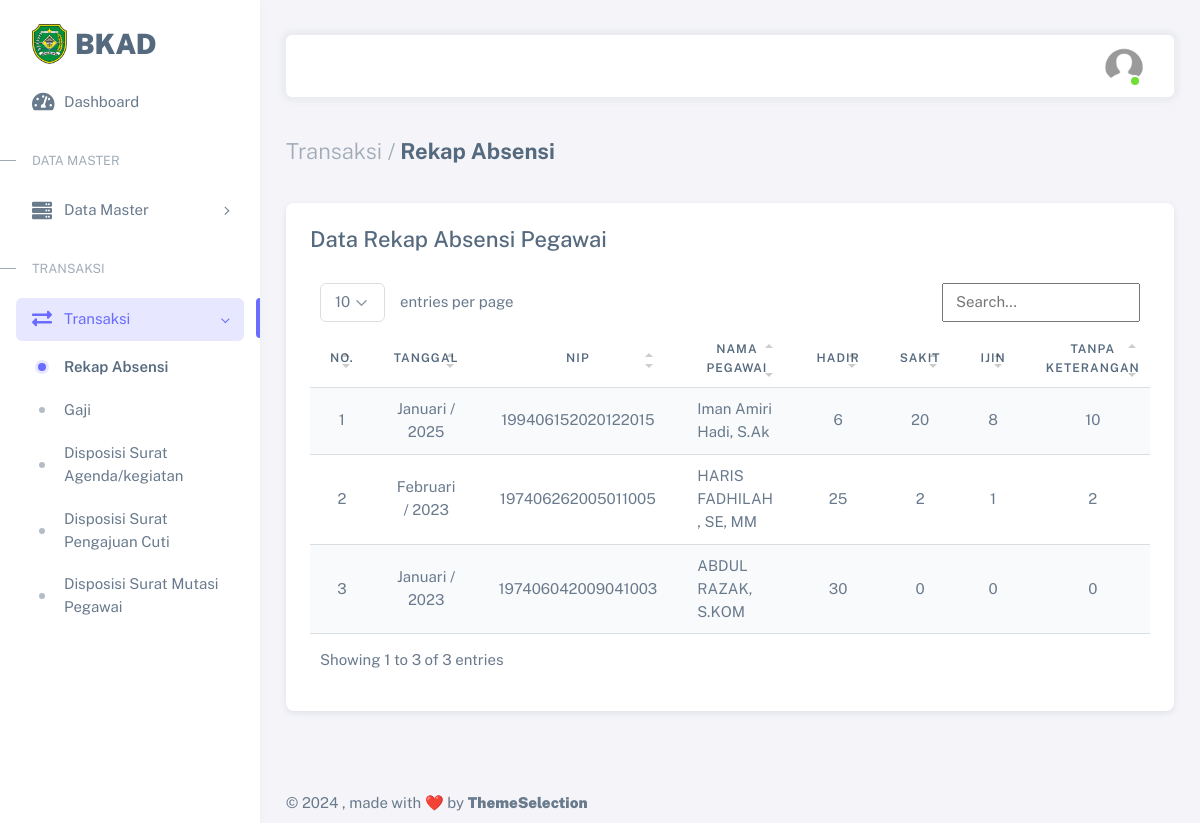
The app's page /atasan/absensi.php (signed in) with its own data.
### tables this page shows
CREATE TABLE `absensi` (
  `id_absensi` int(11) NOT NULL,
  `tgl` date NOT NULL,
  `bulan` varchar(22) NOT NULL,
  `tahun` year(4) NOT NULL,
  `id_pg` int(11) NOT NULL,
  `hadir` varchar(11) NOT NULL,
  `sakit` varchar(11) NOT NULL,
  `izin` varchar(11) NOT NULL,
  `tanpa_ket` varchar(11) NOT NULL,
  `tgl_sakit` varchar(25) NOT NULL,
  `tgl_ijin` varchar(25) NOT NULL,
  `tgl_tk` varchar(25) NOT NULL
);

CREATE TABLE `t_pegawai` (
  `id_pg` int(11) NOT NULL,
  `nip` varchar(25) NOT NULL,
  `nama_lengkap` varchar(120) NOT NULL,
  `id_jabatan` int(11) NOT NULL,
  `jenis_kelamin` varchar(35) NOT NULL,
  `agama` varchar(20) NOT NULL,
  `status` varchar(20) NOT NULL,
  `tempat_lahir` varchar(120) NOT NULL,
  `tanggal_lahir` date NOT NULL,
  `alamat_rumah` varchar(200) NOT NULL,
  `no_telpon` varchar(13) NOT NULL,
  `file_foto` varchar(255) DEFAULT NULL,
  `pegawai` enum('asn','non asn') NOT NULL,
  `golongan` varchar(255) DEFAULT NULL
);

### atasan/absensi.php (the view, shortened to what this page needs)
<?php
require_once('../head.php');
?>
<div class="layout-wrapper layout-content-navbar">
	<div class="layout-container">
		<aside id="layout-menu" class="layout-menu menu-vertical menu bg-menu-theme">
			<div class="app-brand demo d-grid">
				<a href="index.php" class="app-brand-link">
					<span class="app-brand-logo demo">
						<img src="../assets/img/logo/tapin.png" width="35" class="img-fluid">
					</span>
					<span class="app-brand-text demo menu-text fw-bolder ms-2 text-uppercase">BKAD</span>
				</a>
			</div>
			<ul class="menu-inner py-1">
				<li class="menu-item">
					<a href="index.php" class="menu-link">
						<i class="menu-icon fas fa-tachometer-alt"></i>
						<div data-i18n="Dashboard">Dashboard</div>
					</a>
				</li>
				<li class="menu-header small text-uppercase">
					<span class="menu-header-text">Data Master</span>
				</li>
				<li class="menu-item">
					<a href="javascript:void(0);" class="menu-link menu-toggle">
						<i class="menu-icon fas fa-server"></i>
						<div data-i18n="Data Master">Data Master</div>
					</a>
				</li>
				<li class="menu-header small text-uppercase">
					<span class="menu-header-text">Transaksi</span>
				</li>
				<li class="menu-item active open">
					<a href="javascript:void(0);" class="menu-link menu-toggle">
						<i class="menu-icon fas fa-exchange-alt"></i>
						<div data-i18n="Transaksi">Transaksi</div>
					</a>
					<ul class="menu-sub">
						<li class="menu-item active">
							<a href="absensi.php" class="menu-link">
								<div data-i18n="Absensi">Rekap Absensi</div>
							</a>
						</li>
						<li class="menu-item">
							<a href="gaji.php" class="menu-link">
								<div data-i18n="Gaji">Gaji</div>
							</a>
						</li>
						<li class="menu-item">
							<a href="kegiatan.php" class="menu-link">
								<div data-i18n="Disposisi Surat Agenda">Disposisi Surat Agenda/kegiatan</div>
							</a>
						</li>
						<li class="menu-item">
							<a href="cuti.php" class="menu-link">
								<div data-i18n="Disposisi Surat Cuti">Disposisi Surat Pengajuan Cuti</div>
							</a>
						</li>
						<li class="menu-item">
							<a href="mutasi.php" class="menu-link">
								<div data-i18n="Disposisi Surat Mutasi">Disposisi Surat Mutasi Pegawai</div>
							</a>
						</li>
					</ul>
				</li>
			</ul>
		</aside>
		<div class="layout-page">
			<nav class="layout-navbar container-xxl navbar navbar-expand-xl navbar-detached align-items-center bg-navbar-theme" id="layout-navbar">
				<div class="navbar-nav-right d-flex align-items-center" id="navbar-collapse">
					<ul class="navbar-nav flex-row align-items-center ms-auto">
						<li class="nav-item navbar-dropdown dropdown-user dropdown">
							<a class="nav-link dropdown-toggle hide-arrow" href="javascript:void(0);" data-bs-toggle="dropdown">
								<div class="avatar avatar-online">
									<img src="../assets/img/avatars/user.png" alt class="w-px-40 h-auto rounded-circle" />
								</div>
							</a>
						</li>
					</ul>
				</div>
			</nav>
			<div class="content-wrapper">
				<div class="container-xxl flex-grow-1 container-p-y">
					<h4 class="fw-bold py-3 mb-4"><span class="text-muted fw-light">Transaksi /</span> Rekap Absensi</h4>
					<div class="row">
						<div class="col-md-6 col-lg-4 col-xl-12 order-0 mb-4">
							<div class="card">
								<div class="card-header pb-3">
									<h4 class="mb-2 d-inline-block">Data Rekap Absensi Pegawai</h4>
								</div>
								<div class="card-body">
									<div class="table-responsive">
										<table class="table table-striped table-hover table-fixed table-flush" id="table1" width="100%">
											<thead>
												<tr>
													<th style="vertical-align: middle;" class="text-center">No.</th>
													<th style="vertical-align: middle;" class="text-center">Tanggal</th>
													<th style="vertical-align: middle;" class="text-center">NIP</th>
													<th style="vertical-align: middle;" class="text-center">Nama Pegawai</th>
													<th style="vertical-align: middle;" class="text-center">Hadir</th>
													<th style="vertical-align: middle;" class="text-center">Sakit</th>
													<th style="vertical-align: middle;" class="text-center">Ijin</th>
													<th style="vertical-align: middle;" class="text-center">Tanpa Keterangan</th>
												</tr>
											</thead>
											<tbody>
												<?php
												$query = mysqli_query(
													$koneksi,
													"SELECT * FROM absensi
													INNER JOIN t_pegawai ON absensi.id_pg=t_pegawai.id_pg
													ORDER BY id_absensi DESC"
												);
												$no = 1;
												while ($data = mysqli_fetch_array($query)) { ?>
													<tr>
														<td style="vertical-align: middle;" class="text-center">
															<?= $no++ ?>
														</td>
														<td style="vertical-align: middle;" class="text-center">
															<?= $data['bulan'] . ' / ' . $data['tahun']; ?>
														</td>
														<td style="vertical-align: middle;" class="text-center">
															<?= $data['nip']; ?></td>
														<td style="vertical-align: middle;">
															<?= $data['nama_lengkap']; ?>
														</td>
														<td style="vertical-align: middle;" class="text-center">
															<?= $data['hadir']; ?>
														</td>
														<td style="vertical-align: middle;" class="text-center">
															<?= $data['sakit']; ?>
														</td>
														<td style="vertical-align: middle;" class="text-center">
															<?= $data['izin']; ?>
														</td>
														<td style="vertical-align: middle;" class="text-center">
															<?= $data['tanpa_ket']; ?>
														</td>
													</tr>
												<?php } ?>
											</tbody>
										</table>
									</div>
								</div>
							</div>
						</div>
					</div>
				</div>
				<?php require_once("../footer.php"); ?>

### assets/css/demo.css (style rules this page uses)
.menu .app-brand.demo { height: 64px; margin-top: 12px; }
.app-brand-text.demo { font-size: 1.75rem; letter-spacing: -0.5px; text-transform: lowercase; }

### records on screen
absensi: bulan "Januari", tahun "2025", id_pg.nip "199406152020122015", id_pg.nama_lengkap "Iman Amiri Hadi, S.Ak", hadir "6", sakit "20", izin "8", tanpa_ket "10"
absensi: bulan "Februari", tahun "2023", id_pg.nip "197406262005011005", id_pg.nama_lengkap "HARIS FADHILAH, SE, MM", hadir "25", sakit "2", izin "1", tanpa_ket "2"
absensi: bulan "Januari", tahun "2023", id_pg.nip "197406042009041003", id_pg.nama_lengkap "ABDUL RAZAK, S.KOM", hadir "30", sakit "0", izin "0", tanpa_ket "0"
